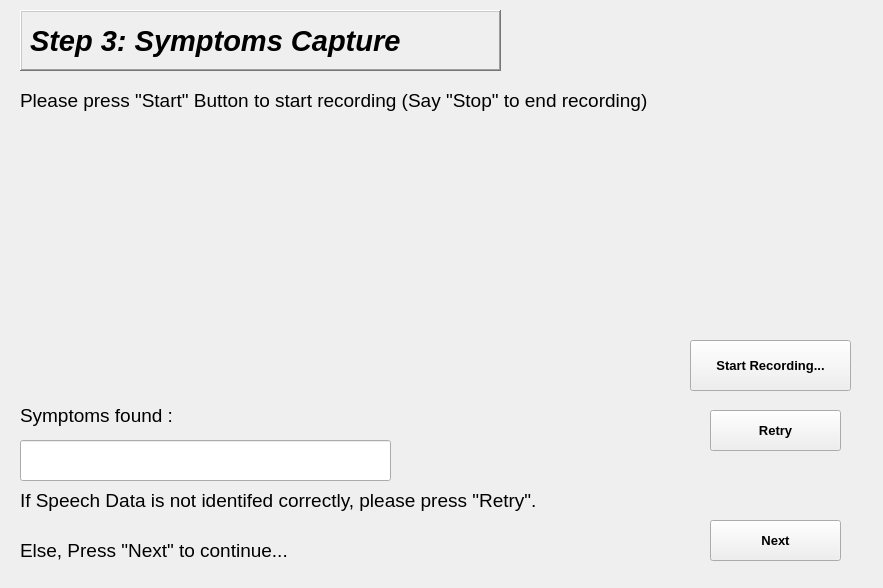
<?xml version="1.0" encoding="UTF-8"?>
<ui version="4.0">
 <class>Form</class>
 <widget class="QWidget" name="Form">
  <property name="geometry">
   <rect>
    <x>0</x>
    <y>0</y>
    <width>883</width>
    <height>588</height>
   </rect>
  </property>
  <property name="windowTitle">
   <string>Form</string>
  </property>
  <widget class="QLabel" name="label">
   <property name="geometry">
    <rect>
     <x>20</x>
     <y>10</y>
     <width>481</width>
     <height>61</height>
    </rect>
   </property>
   <property name="font">
    <font>
     <family>Segoe UI</family>
     <pointsize>22</pointsize>
     <weight>75</weight>
     <italic>true</italic>
     <bold>true</bold>
    </font>
   </property>
   <property name="frameShape">
    <enum>QFrame::WinPanel</enum>
   </property>
   <property name="frameShadow">
    <enum>QFrame::Raised</enum>
   </property>
   <property name="text">
    <string>Step 3: Symptoms Capture</string>
   </property>
  </widget>
  <widget class="QLabel" name="label_2">
   <property name="geometry">
    <rect>
     <x>20</x>
     <y>70</y>
     <width>781</width>
     <height>61</height>
    </rect>
   </property>
   <property name="font">
    <font>
     <family>Segoe UI</family>
     <pointsize>14</pointsize>
    </font>
   </property>
   <property name="text">
    <string>Please press &quot;Start&quot; Button to start recording (Say &quot;Stop&quot; to end recording)</string>
   </property>
  </widget>
  <widget class="QLabel" name="label_3">
   <property name="geometry">
    <rect>
     <x>20</x>
     <y>470</y>
     <width>631</width>
     <height>61</height>
    </rect>
   </property>
   <property name="font">
    <font>
     <family>Segoe UI</family>
     <pointsize>14</pointsize>
    </font>
   </property>
   <property name="text">
    <string>If Speech Data is not identifed correctly, please press &quot;Retry&quot;.</string>
   </property>
  </widget>
  <widget class="QLabel" name="label_4">
   <property name="geometry">
    <rect>
     <x>20</x>
     <y>520</y>
     <width>341</width>
     <height>61</height>
    </rect>
   </property>
   <property name="font">
    <font>
     <family>Segoe UI</family>
     <pointsize>14</pointsize>
    </font>
   </property>
   <property name="text">
    <string>Else, Press &quot;Next&quot; to continue...</string>
   </property>
  </widget>
  <widget class="QPushButton" name="Start">
   <property name="geometry">
    <rect>
     <x>690</x>
     <y>340</y>
     <width>161</width>
     <height>51</height>
    </rect>
   </property>
   <property name="font">
    <font>
     <family>Segoe UI</family>
     <pointsize>10</pointsize>
     <weight>75</weight>
     <bold>true</bold>
    </font>
   </property>
   <property name="text">
    <string>Start Recording...</string>
   </property>
  </widget>
  <widget class="QPushButton" name="Retry">
   <property name="geometry">
    <rect>
     <x>710</x>
     <y>410</y>
     <width>131</width>
     <height>41</height>
    </rect>
   </property>
   <property name="font">
    <font>
     <family>Segoe UI</family>
     <pointsize>10</pointsize>
     <weight>75</weight>
     <bold>true</bold>
    </font>
   </property>
   <property name="text">
    <string>Retry</string>
   </property>
  </widget>
  <widget class="QPushButton" name="Next">
   <property name="geometry">
    <rect>
     <x>710</x>
     <y>520</y>
     <width>131</width>
     <height>41</height>
    </rect>
   </property>
   <property name="font">
    <font>
     <family>Segoe UI</family>
     <pointsize>10</pointsize>
     <weight>75</weight>
     <italic>false</italic>
     <bold>true</bold>
     <stylestrategy>PreferDefault</stylestrategy>
    </font>
   </property>
   <property name="cursor">
    <cursorShape>ArrowCursor</cursorShape>
   </property>
   <property name="text">
    <string>Next</string>
   </property>
  </widget>
  <widget class="QLabel" name="label_5">
   <property name="geometry">
    <rect>
     <x>20</x>
     <y>400</y>
     <width>191</width>
     <height>31</height>
    </rect>
   </property>
   <property name="font">
    <font>
     <family>Segoe UI</family>
     <pointsize>14</pointsize>
    </font>
   </property>
   <property name="text">
    <string>Symptoms found :</string>
   </property>
  </widget>
  <widget class="QLineEdit" name="lineEdit">
   <property name="geometry">
    <rect>
     <x>20</x>
     <y>440</y>
     <width>371</width>
     <height>41</height>
    </rect>
   </property>
   <property name="font">
    <font>
     <family>Times New Roman</family>
     <pointsize>10</pointsize>
     <weight>75</weight>
     <bold>true</bold>
    </font>
   </property>
  </widget>
 </widget>
 <resources/>
 <connections/>
</ui>
